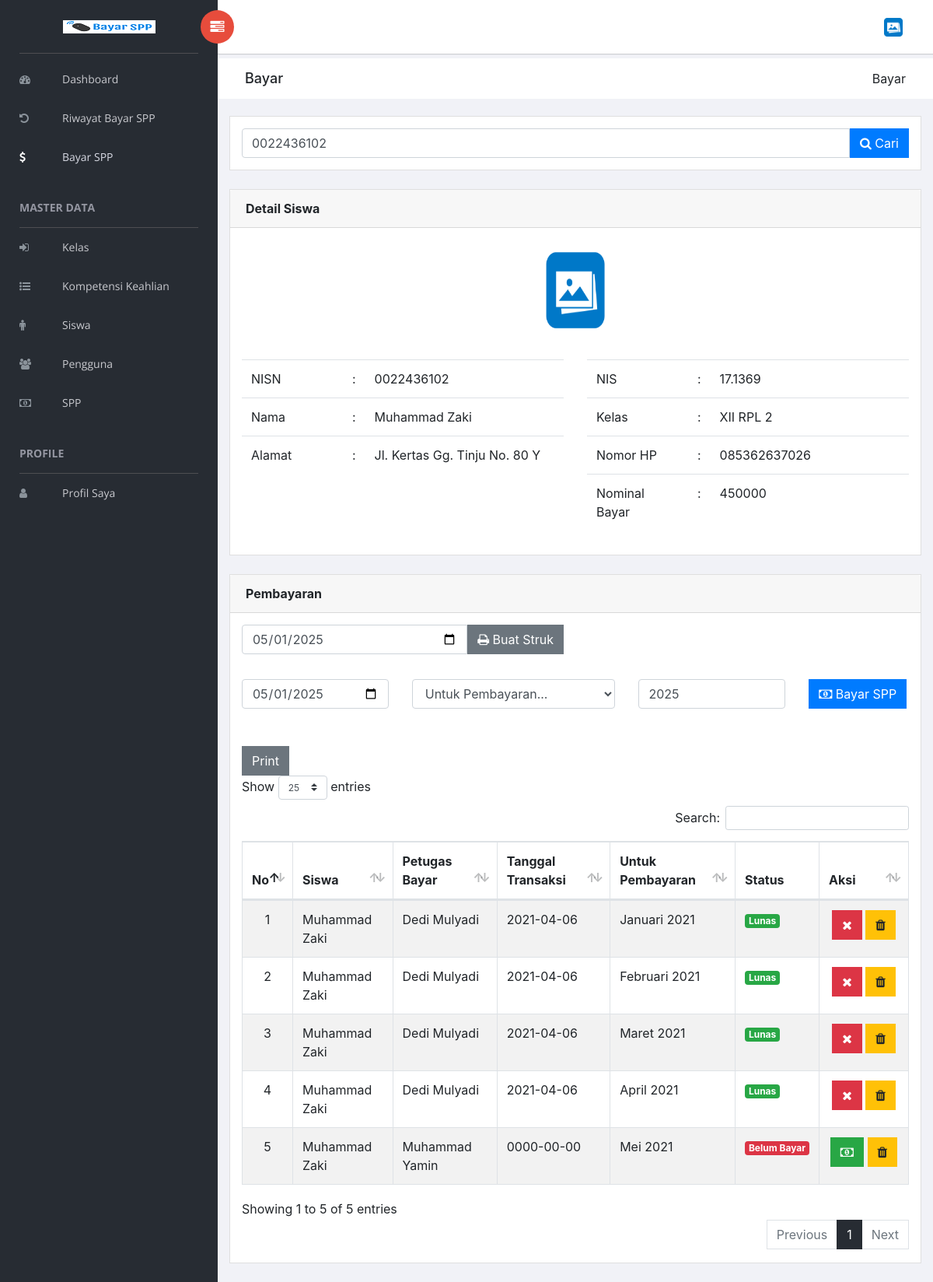
The page /bayar.php?cari=0022436102 (signed in) on the database as committed earlier.
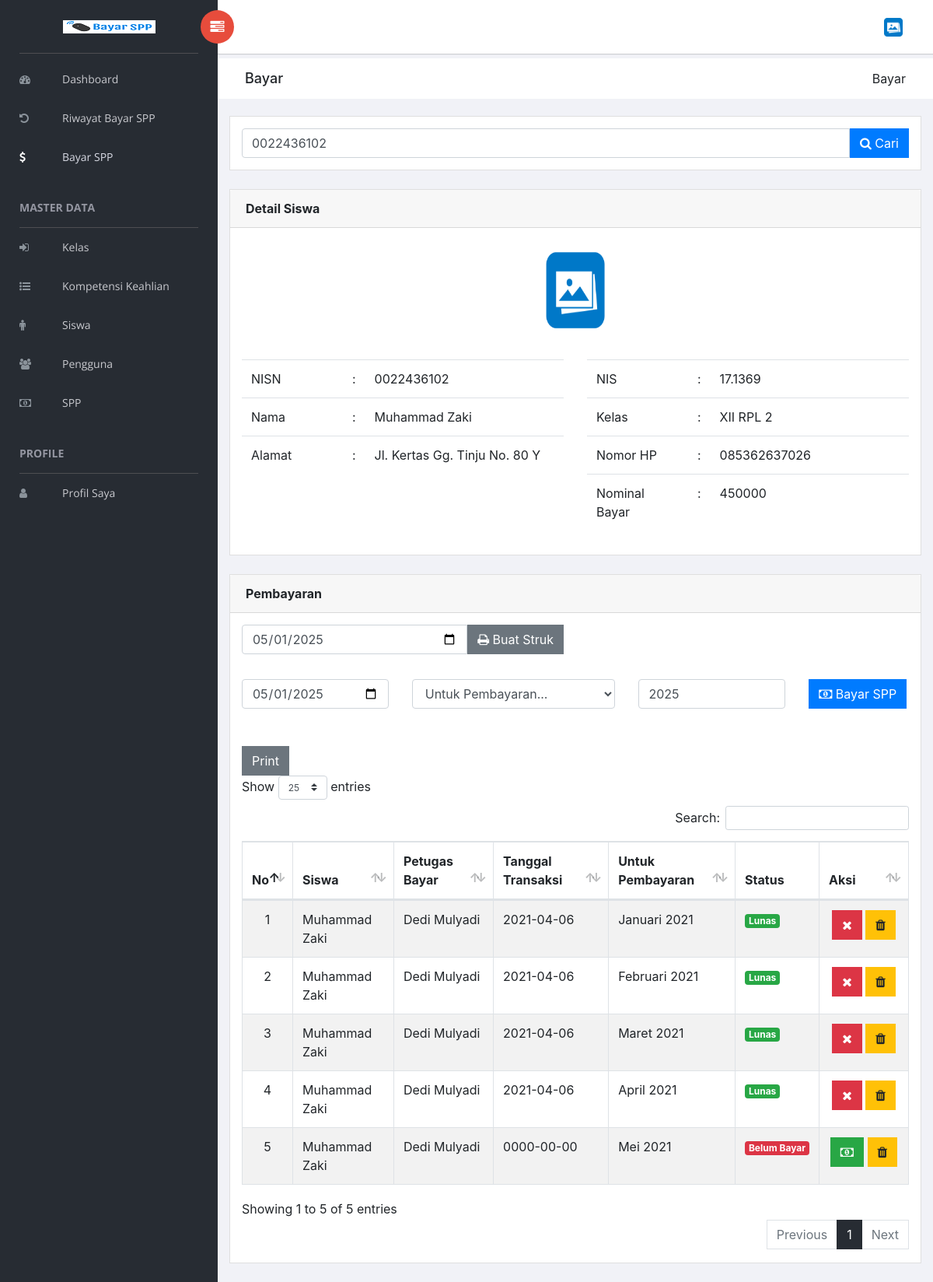
The same page on the database as committed later.
### tables this page shows
CREATE TABLE `pembayaran` (
  `id_pembayaran` int(11) NOT NULL,
  `id_petugas` int(11) NOT NULL,
  `nisn` varchar(10) NOT NULL,
  `tgl_bayar` date NOT NULL,
  `bulan_dibayar` varchar(9) NOT NULL,
  `tahun_dibayar` varchar(4) NOT NULL,
  `id_spp` int(11) NOT NULL,
  `jumlah_bayar` int(11) NOT NULL,
  `status` varchar(15) DEFAULT NULL
);

CREATE TABLE `petugas` (
  `id_petugas` int(11) NOT NULL,
  `username` varchar(25) NOT NULL,
  `password` varchar(50) NOT NULL,
  `nama_petugas` varchar(35) NOT NULL,
  `level` enum('admin','petugas','siswa') NOT NULL,
  `photo` varchar(150) DEFAULT 'default.png'
);

CREATE TABLE `siswa` (
  `nisn` char(10) NOT NULL,
  `nis` char(8) NOT NULL,
  `nama` varchar(35) NOT NULL,
  `id_kelas` varchar(30) NOT NULL,
  `alamat` text NOT NULL,
  `no_telp` varchar(13) NOT NULL,
  `id_spp` int(11) NOT NULL,
  `photo` varchar(150) DEFAULT 'default.png'
);

### bayar.php (the view, shortened to what the changed rows need)
<?php
require('koneksi.php');
include('include/header.php');
$cariErr = "";
if (isset($_GET['cari'])) {
    $cari = $_GET['cari'];
    $data = mysqli_query($koneksi, "SELECT pembayaran.id_pembayaran,siswa.nama,petugas.nama_petugas,pembayaran.tgl_bayar,pembayaran.bulan_dibayar,pembayaran.tahun_dibayar,pembayaran.status FROM pembayaran LEFT JOIN petugas ON pembayaran.id_petugas=petugas.id_petugas LEFT JOIN siswa ON pembayaran.nisn=siswa.nisn WHERE pembayaran.nisn = '$cari'");
}
?>
<div class="content mt-3">
    <?php if (isset($_GET['cari']) && $cariErr == "") { ?>
        <div class="row">
            <div class="col-md-12">
                <div class="card">
                    <div class="card-body">
                        <div class="row">
                            <div class="col-md-12">
                                <table id="tabelbayar" class="table table-striped table-bordered">
                                    <thead>
                                        <tr>
                                            <th>No</th>
                                            <th>Siswa</th>
                                            <th>Petugas Bayar</th>
                                            <th>Tanggal Transaksi</th>
                                            <th>Untuk Pembayaran</th>
                                            <th>Status</th>
                                            <th>Aksi</th>
                                        </tr>
                                    </thead>
                                    <tbody>
                                        <?php while ($d = mysqli_fetch_array($data)) { ?>
                                            <tr>
                                                <td align="center"></td>
                                                <td><?php echo $d['nama']; ?></td>
                                                <td><?php echo $d['nama_petugas']; ?></td>
                                                <td><?php echo $d['tgl_bayar']; ?></td>
                                                <td><?php echo $d['bulan_dibayar'] . " "; ?><?php echo $d['tahun_dibayar']; ?></td>
                                                <td>
                                                    <?php if ($d['status'] == 'Belum Bayar') { ?><span class="badge badge-danger">Belum Bayar</span><?php } ?>
                                                </td>
                                                <td align="center" style="min-width: 90px;">
                                                    <?php if ($d['status'] == "Lunas") { ?>
                                                        <a href="editbayar.php?id=<?php echo $d['id_pembayaran'] ?>" role="button" class="btn btn-danger" data-toggle="tooltip" data-placement="top" title="Batalkan Transaksi" onclick="return confirm('Apakah anda yakin ingin membatalkan transaksi ini?')"><i class="fa fa-times"></i></a>
                                                        <a href="deletebayar.php?id=<?php echo $d['id_pembayaran'] ?>" role="button" class="btn btn-warning" data-toggle="tooltip" data-placement="top" title="Hapus Transaksi" onclick="return confirm('Apakah anda yakin ingin mengapus data ini?')"><i class="fa fa-trash"></i></a>
                                                    <?php } else { ?>
                                                        <a href="ulangbayar.php?id=<?php echo $d['id_pembayaran'] ?>" role="button" class="btn btn-success" data-toggle="tooltip" data-placement="top" title="Bayar Ulang"><i class="fa fa-money"></i></a>
                                                        <a href="deletebayar.php?id=<?php echo $d['id_pembayaran'] ?>" role="button" class="btn btn-warning" data-toggle="tooltip" data-placement="top" title="Hapus Transaksi" onclick="return confirm('Apakah anda yakin ingin mengapus data ini?')"><i class="fa fa-trash"></i></a>
                                                    <?php } ?>
                                                </td>
                                            </tr>
                                        <?php } ?>
                                    </tbody>
                                </table>
                            </div>
                        </div>
                    </div>
                </div>
            </div>
        </div>
    <?php } ?>
</div>
</div>
<?php include('include/closetag.php') ?>

Rows that differ between the two databases and show on the page:
changed pembayaran "Mei": id_petugas.nama_petugas "Muhammad Yamin" → "Dedi Mulyadi"
